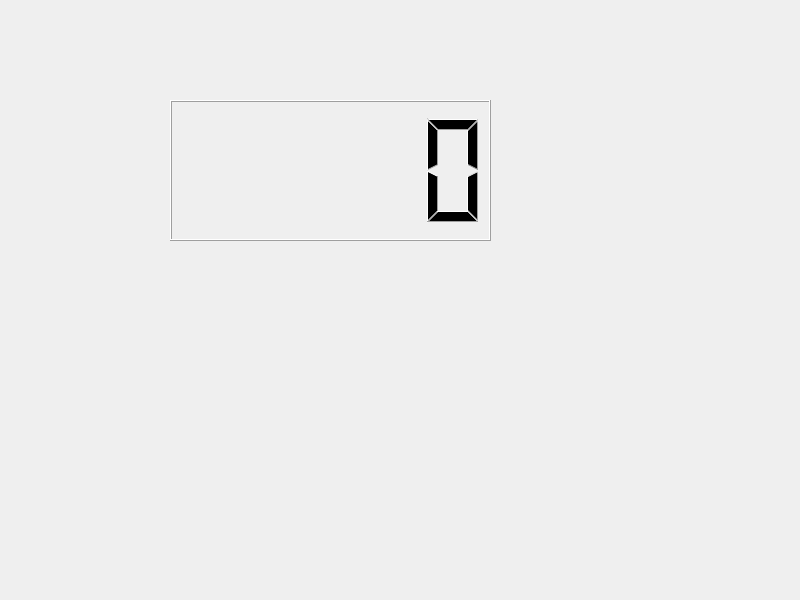
<?xml version="1.0" encoding="UTF-8"?>
<ui version="4.0">
 <class>Widget</class>
 <widget class="QWidget" name="Widget">
  <property name="geometry">
   <rect>
    <x>0</x>
    <y>0</y>
    <width>800</width>
    <height>600</height>
   </rect>
  </property>
  <property name="windowTitle">
   <string>Widget</string>
  </property>
  <widget class="QLCDNumber" name="lcdNumber">
   <property name="geometry">
    <rect>
     <x>170</x>
     <y>100</y>
     <width>321</width>
     <height>141</height>
    </rect>
   </property>
  </widget>
 </widget>
 <resources/>
 <connections/>
</ui>
